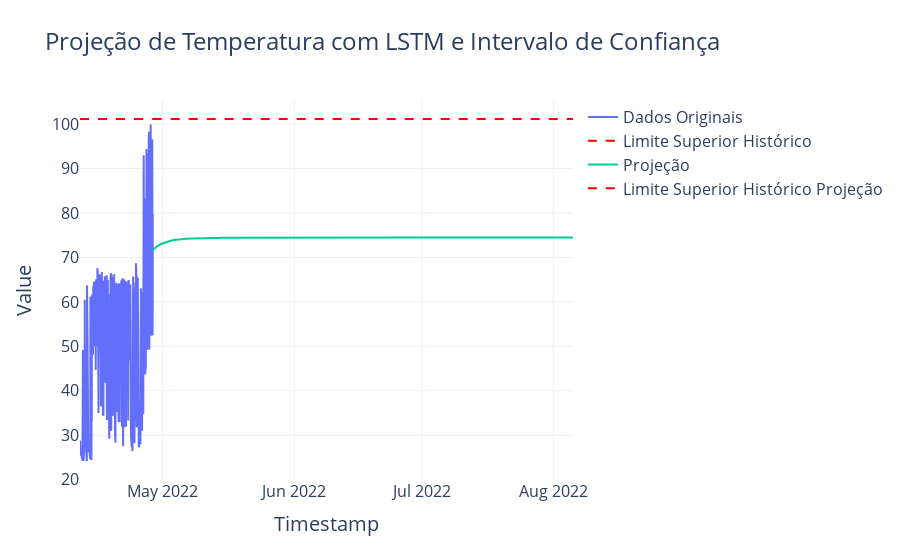

This figure's notebook cell:
### Code cell
import warnings
import pandas as pd
import numpy as np
import plotly.graph_objects as go
from sklearn.model_selection import train_test_split
from tensorflow.keras.models import Sequential
from tensorflow.keras.layers import LSTM, Dense, Dropout
from tensorflow.keras.regularizers import l1, l2
from sklearn.metrics import mean_squared_error
import logging
import os

# Suprimir avisos
warnings.simplefilter(action='ignore', category=pd.errors.SettingWithCopyWarning)
warnings.simplefilter(action='ignore', category=FutureWarning)

# Configurar TensorFlow para ignorar mensagens de log menos importantes
os.environ['TF_CPP_MIN_LOG_LEVEL'] = '3'
tf.get_logger().setLevel(logging.ERROR)
logging.getLogger('tensorflow').setLevel(logging.ERROR)

# Separação dos dados de temperatura das Bombas P1
Df_Pump1 = df_MainPumpsTemp[df_MainPumpsTemp['NmeComp'] == 'MainPumpP1']

# Converter a coluna 'Timestamp' para o tipo datetime, se necessário
Df_Pump1['Timestamp'] = pd.to_datetime(Df_Pump1['Timestamp'])

# Definir o número de valores anteriores como 20% do volume de dados originais para cálculo da média histórica
n_prev_values_20 = int(0.10 * len(Df_Pump1))

# Calcular a média histórica dos últimos 20% dos dados
historical_mean = Df_Pump1['Value'].iloc[-n_prev_values_20:].mean()
upper_limit_value = historical_mean * 1.28

# Definir o número de valores anteriores como 10% do volume de dados originais para projeção
n_prev_values_10 = int(0.75 * len(Df_Pump1))

# Criar features e target usando os últimos 10% dos dados
X = []
y = []
for i in range(n_prev_values_10, len(Df_Pump1)):
    X.append(Df_Pump1['Value'].values[i - n_prev_values_10:i])
    y.append(Df_Pump1['Value'].values[i])
X = np.array(X)
y = np.array(y)

# Expandir as dimensões de X para ser compatível com LSTM (número de amostras, passos de tempo, número de features)
X = np.expand_dims(X, axis=-1)

# Dividir os dados em conjuntos de treinamento e teste
X_train, X_test, y_train, y_test = train_test_split(X, y, test_size=0.2, random_state=42)

# Criar o modelo LSTM com L1, L2 e Dropout
model = Sequential()
model.add(LSTM(100, activation='tanh', input_shape=(X_train.shape[1], X_train.shape[2]),
               kernel_regularizer=l1(0.01), recurrent_regularizer=l2(0.01), bias_regularizer=l2(0.01)))
model.add(Dropout(0.2))
model.add(Dense(1))

# Compilar o modelo
model.compile(optimizer='adam', loss='mse')

# Treinar o modelo
model.fit(X_train, y_train, epochs=25, batch_size=32, validation_data=(X_test, y_test))

# Fazer previsões no conjunto de teste
y_pred_test = model.predict(X_test)

# Calcular os resíduos
residuos = y_test - y_pred_test.flatten()

# Criar um DataFrame para armazenar os resíduos
df_residuosLSTM = pd.DataFrame({'y_true': y_test, 'y_pred': y_pred_test.flatten(), 'residuos': residuos})

# Fazer previsões para os próximos 10 passos de tempo
n_days_future = 100
last_sequence = X[-1]  # Última sequência conhecida nos últimos 10% dos dados
future_values = []
for _ in range(n_days_future):
    # Prever o próximo valor
    next_value = model.predict(np.expand_dims(last_sequence, axis=0))[0, 0]
    future_values.append(next_value)

    # Atualizar a sequência conhecida para incluir a nova previsão
    last_sequence = np.roll(last_sequence, -1)
    last_sequence[-1, 0] = next_value

# Criar datas futuras para plotagem
future_dates = pd.date_range(start=Df_Pump1['Timestamp'].iloc[-1] + pd.Timedelta(seconds=1), periods=n_days_future, freq='D')

# Criar DataFrame com as previsões
df_future = pd.DataFrame({'Timestamp': future_dates, 'Value': future_values})

# Criar o gráfico interativo com Plotly
fig = go.Figure()

# Adicionar os dados originais
fig.add_trace(go.Scatter(x=Df_Pump1['Timestamp'], y=Df_Pump1['Value'], mode='lines', name='Dados Originais'))

# Adicionar a linha de limite superior (25% acima da média histórica dos últimos 20% dos dados)
fig.add_trace(go.Scatter(x=Df_Pump1['Timestamp'], y=[upper_limit_value]*len(Df_Pump1), mode='lines', line=dict(color='red', dash='dash'), name='Limite Superior Histórico'))

# Adicionar a projeção
fig.add_trace(go.Scatter(x=df_future['Timestamp'], y=df_future['Value'], mode='lines', name='Projeção'))

# Adicionar a linha de limite superior também na projeção
fig.add_trace(go.Scatter(x=df_future['Timestamp'], y=[upper_limit_value]*len(df_future), mode='lines', line=dict(color='red', dash='dash'), name='Limite Superior Histórico Projeção'))

# Personalizar o layout, incluindo o tamanho da fonte
fig.update_layout(
    title={
        'text': 'Projeção de Temperatura com LSTM e Intervalo de Confiança',
        'font': {'size': 24}
    },
    xaxis_title={
        'text': 'Timestamp',
        'font': {'size': 20}
    },
    yaxis_title={
        'text': 'Value',
        'font': {'size': 20}
    },
    hovermode='x',
    template='plotly_white',
    font=dict(size=16)  # Aumentar o tamanho da fonte para outros elementos
)

fig.show()

# Mostrar os resíduos
print(df_residuosLSTM.head())

### Figure 1 — Plotly figure (JSON) as saved in the notebook; plotly's stock layout.template omitted (floating-point values rounded to 4 significant figures; data arrays with more than 128 entries replaced by an {"elided": "..."} marker saying what was removed)
{"data": [{"mode": "lines", "name": "Dados Originais", "type": "scatter", "x": {"elided": "8226 str values"}, "y": {"elided": "8226 float values"}}, {"line": {"color": "red", "dash": "dash"}, "mode": "lines", "name": "Limite Superior Histórico", "type": "scatter", "x": {"elided": "8226 str values"}, "y": {"elided": "8226 float values"}}, {"mode": "lines", "name": "Projeção", "type": "scatter", "x": ["2022-04-28T15:33:13", "2022-04-29T15:33:13", "2022-04-30T15:33:13", "2022-05-01T15:33:13", "2022-05-02T15:33:13", "2022-05-03T15:33:13", "2022-05-04T15:33:13", "2022-05-05T15:33:13", "2022-05-06T15:33:13", "2022-05-07T15:33:13", "2022-05-08T15:33:13", "2022-05-09T15:33:13", "2022-05-10T15:33:13", "2022-05-11T15:33:13", "2022-05-12T15:33:13", "2022-05-13T15:33:13", "2022-05-14T15:33:13", "2022-05-15T15:33:13", "2022-05-16T15:33:13", "2022-05-17T15:33:13", "2022-05-18T15:33:13", "2022-05-19T15:33:13", "2022-05-20T15:33:13", "2022-05-21T15:33:13", "2022-05-22T15:33:13", "2022-05-23T15:33:13", "2022-05-24T15:33:13", "2022-05-25T15:33:13", "2022-05-26T15:33:13", "2022-05-27T15:33:13", "2022-05-28T15:33:13", "2022-05-29T15:33:13", "2022-05-30T15:33:13", "2022-05-31T15:33:13", "2022-06-01T15:33:13", "2022-06-02T15:33:13", "2022-06-03T15:33:13", "2022-06-04T15:33:13", "2022-06-05T15:33:13", "2022-06-06T15:33:13", "2022-06-07T15:33:13", "2022-06-08T15:33:13", "2022-06-09T15:33:13", "2022-06-10T15:33:13", "2022-06-11T15:33:13", "2022-06-12T15:33:13", "2022-06-13T15:33:13", "2022-06-14T15:33:13", "2022-06-15T15:33:13", "2022-06-16T15:33:13", "2022-06-17T15:33:13", "2022-06-18T15:33:13", "2022-06-19T15:33:13", "2022-06-20T15:33:13", "2022-06-21T15:33:13", "2022-06-22T15:33:13", "2022-06-23T15:33:13", "2022-06-24T15:33:13", "2022-06-25T15:33:13", "2022-06-26T15:33:13", "2022-06-27T15:33:13", "2022-06-28T15:33:13", "2022-06-29T15:33:13", "2022-06-30T15:33:13", "2022-07-01T15:33:13", "2022-07-02T15:33:13", "2022-07-03T15:33:13", "2022-07-04T15:33:13", "2022-07-05T15:33:13", "2022-07-06T15:33:13", "2022-07-07T15:33:13", "2022-07-08T15:33:13", "2022-07-09T15:33:13", "2022-07-10T15:33:13", "2022-07-11T15:33:13", "2022-07-12T15:33:13", "2022-07-13T15:33:13", "2022-07-14T15:33:13", "2022-07-15T15:33:13", "2022-07-16T15:33:13", "2022-07-17T15:33:13", "2022-07-18T15:33:13", "2022-07-19T15:33:13", "2022-07-20T15:33:13", "2022-07-21T15:33:13", "2022-07-22T15:33:13", "2022-07-23T15:33:13", "2022-07-24T15:33:13", "2022-07-25T15:33:13", "2022-07-26T15:33:13", "2022-07-27T15:33:13", "2022-07-28T15:33:13", "2022-07-29T15:33:13", "2022-07-30T15:33:13", "2022-07-31T15:33:13", "2022-08-01T15:33:13", "2022-08-02T15:33:13", "2022-08-03T15:33:13", "2022-08-04T15:33:13", "2022-08-05T15:33:13"], "y": [71.63, 72.51, 73.04, 73.43, 73.71, 73.91, 74.06, 74.16, 74.24, 74.29, 74.33, 74.36, 74.38, 74.4, 74.41, 74.42, 74.43, 74.44, 74.44, 74.45, 74.45, 74.45, 74.45, 74.46, 74.46, 74.46, 74.46, 74.46, 74.46, 74.46, 74.46, 74.47, 74.47, 74.47, 74.47, 74.47, 74.47, 74.47, 74.47, 74.47, 74.47, 74.47, 74.47, 74.47, 74.47, 74.47, 74.47, 74.47, 74.47, 74.47, 74.47, 74.47, 74.47, 74.47, 74.47, 74.47, 74.47, 74.47, 74.47, 74.47, 74.47, 74.47, 74.47, 74.47, 74.47, 74.47, 74.47, 74.47, 74.47, 74.47, 74.47, 74.47, 74.47, 74.47, 74.47, 74.47, 74.47, 74.47, 74.47, 74.47, 74.47, 74.47, 74.47, 74.47, 74.47, 74.47, 74.47, 74.47, 74.47, 74.47, 74.47, 74.47, 74.47, 74.47, 74.47, 74.47, 74.47, 74.47, 74.47, 74.47]}, {"line": {"color": "red", "dash": "dash"}, "mode": "lines", "name": "Limite Superior Histórico Projeção", "type": "scatter", "x": ["2022-04-28T15:33:13", "2022-04-29T15:33:13", "2022-04-30T15:33:13", "2022-05-01T15:33:13", "2022-05-02T15:33:13", "2022-05-03T15:33:13", "2022-05-04T15:33:13", "2022-05-05T15:33:13", "2022-05-06T15:33:13", "2022-05-07T15:33:13", "2022-05-08T15:33:13", "2022-05-09T15:33:13", "2022-05-10T15:33:13", "2022-05-11T15:33:13", "2022-05-12T15:33:13", "2022-05-13T15:33:13", "2022-05-14T15:33:13", "2022-05-15T15:33:13", "2022-05-16T15:33:13", "2022-05-17T15:33:13", "2022-05-18T15:33:13", "2022-05-19T15:33:13", "2022-05-20T15:33:13", "2022-05-21T15:33:13", "2022-05-22T15:33:13", "2022-05-23T15:33:13", "2022-05-24T15:33:13", "2022-05-25T15:33:13", "2022-05-26T15:33:13", "2022-05-27T15:33:13", "2022-05-28T15:33:13", "2022-05-29T15:33:13", "2022-05-30T15:33:13", "2022-05-31T15:33:13", "2022-06-01T15:33:13", "2022-06-02T15:33:13", "2022-06-03T15:33:13", "2022-06-04T15:33:13", "2022-06-05T15:33:13", "2022-06-06T15:33:13", "2022-06-07T15:33:13", "2022-06-08T15:33:13", "2022-06-09T15:33:13", "2022-06-10T15:33:13", "2022-06-11T15:33:13", "2022-06-12T15:33:13", "2022-06-13T15:33:13", "2022-06-14T15:33:13", "2022-06-15T15:33:13", "2022-06-16T15:33:13", "2022-06-17T15:33:13", "2022-06-18T15:33:13", "2022-06-19T15:33:13", "2022-06-20T15:33:13", "2022-06-21T15:33:13", "2022-06-22T15:33:13", "2022-06-23T15:33:13", "2022-06-24T15:33:13", "2022-06-25T15:33:13", "2022-06-26T15:33:13", "2022-06-27T15:33:13", "2022-06-28T15:33:13", "2022-06-29T15:33:13", "2022-06-30T15:33:13", "2022-07-01T15:33:13", "2022-07-02T15:33:13", "2022-07-03T15:33:13", "2022-07-04T15:33:13", "2022-07-05T15:33:13", "2022-07-06T15:33:13", "2022-07-07T15:33:13", "2022-07-08T15:33:13", "2022-07-09T15:33:13", "2022-07-10T15:33:13", "2022-07-11T15:33:13", "2022-07-12T15:33:13", "2022-07-13T15:33:13", "2022-07-14T15:33:13", "2022-07-15T15:33:13", "2022-07-16T15:33:13", "2022-07-17T15:33:13", "2022-07-18T15:33:13", "2022-07-19T15:33:13", "2022-07-20T15:33:13", "2022-07-21T15:33:13", "2022-07-22T15:33:13", "2022-07-23T15:33:13", "2022-07-24T15:33:13", "2022-07-25T15:33:13", "2022-07-26T15:33:13", "2022-07-27T15:33:13", "2022-07-28T15:33:13", "2022-07-29T15:33:13", "2022-07-30T15:33:13", "2022-07-31T15:33:13", "2022-08-01T15:33:13", "2022-08-02T15:33:13", "2022-08-03T15:33:13", "2022-08-04T15:33:13", "2022-08-05T15:33:13"], "y": [101.2, 101.2, 101.2, 101.2, 101.2, 101.2, 101.2, 101.2, 101.2, 101.2, 101.2, 101.2, 101.2, 101.2, 101.2, 101.2, 101.2, 101.2, 101.2, 101.2, 101.2, 101.2, 101.2, 101.2, 101.2, 101.2, 101.2, 101.2, 101.2, 101.2, 101.2, 101.2, 101.2, 101.2, 101.2, 101.2, 101.2, 101.2, 101.2, 101.2, 101.2, 101.2, 101.2, 101.2, 101.2, 101.2, 101.2, 101.2, 101.2, 101.2, 101.2, 101.2, 101.2, 101.2, 101.2, 101.2, 101.2, 101.2, 101.2, 101.2, 101.2, 101.2, 101.2, 101.2, 101.2, 101.2, 101.2, 101.2, 101.2, 101.2, 101.2, 101.2, 101.2, 101.2, 101.2, 101.2, 101.2, 101.2, 101.2, 101.2, 101.2, 101.2, 101.2, 101.2, 101.2, 101.2, 101.2, 101.2, 101.2, 101.2, 101.2, 101.2, 101.2, 101.2, 101.2, 101.2, 101.2, 101.2, 101.2, 101.2]}], "layout": {"font": {"size": 16}, "hovermode": "x", "title": {"font": {"size": 24}, "text": "Projeção de Temperatura com LSTM e Intervalo de Confiança"}, "xaxis": {"title": {"font": {"size": 20}, "text": "Timestamp"}}, "yaxis": {"title": {"font": {"size": 20}, "text": "Value"}}}}
